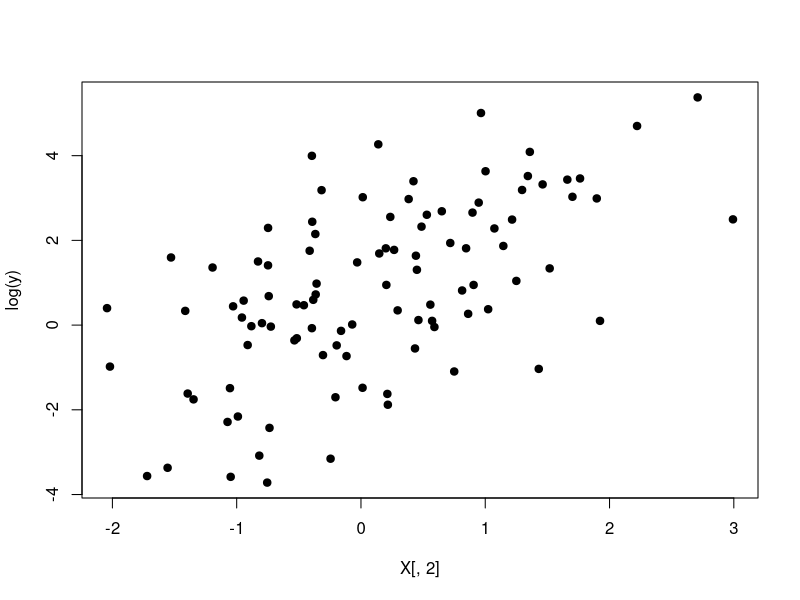
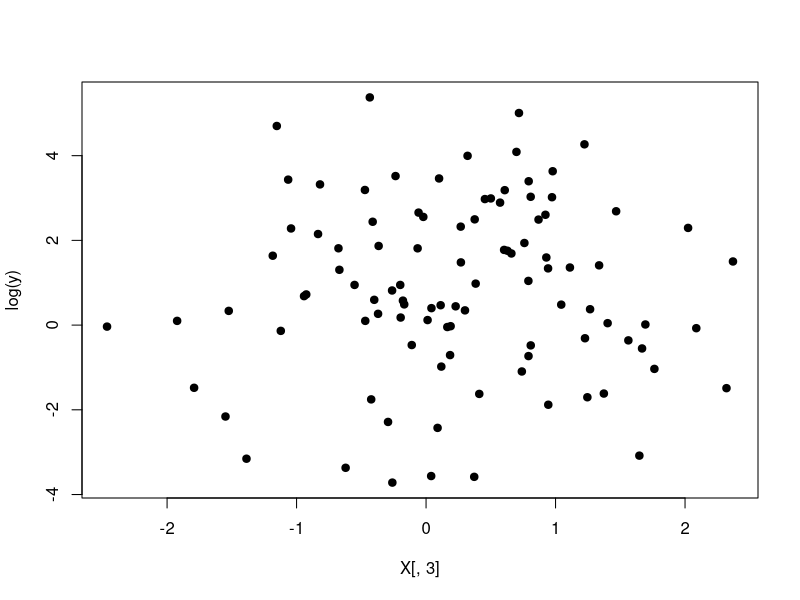
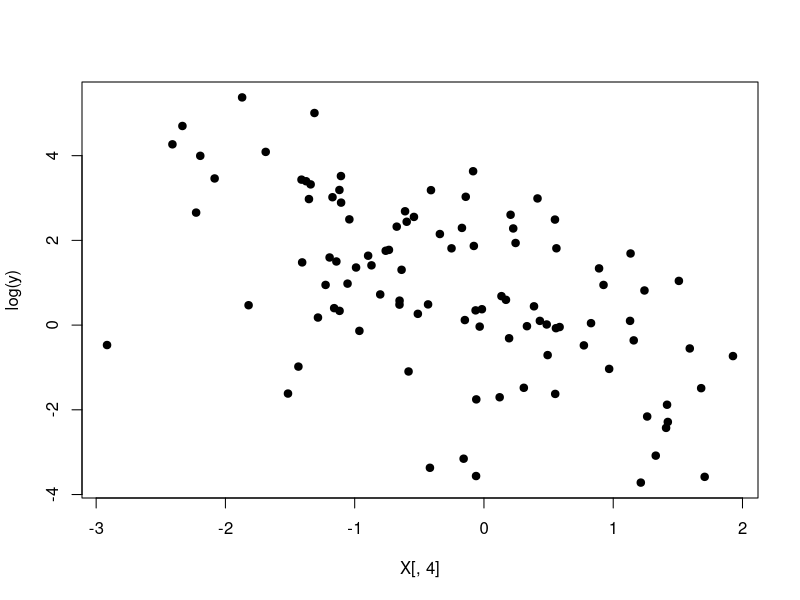

Write R code to recreate these figures, in order.
# Simulate exponential regression data
n = 100
p = 3 
X = matrix(rnorm(n*p), n, p)
X = cbind(1,X)
betaVect = c(1, 1, 0.5, -1)
mu = exp( X %*% betaVect ) # X %*% betaVect give vector, element i, x_i'*betaVect
y = rexp(n, rate = 1/mu)

# Plot features against log(y), since mean is exp(x'beta)
plot(X[,2], log(y), pch = 19)
plot(X[,3], log(y), pch = 19)
plot(X[,4], log(y), pch = 19)

logLikExpReg = function(betaVect, y, X){
  mu = exp(X %*% betaVect)
  logLik = sum(dexp(y, rate = 1/mu, log = TRUE))
  return(logLik)
}

# Now we find the MLE
lmfit = lm(log(y) ~ 0 + X)
roughBetaHat = lmfit$coefficients
initVal = roughBetaHat
optRes = optim(initVal, logLikExpReg, gr = NULL, y, X, method = "BFGS",
               control = list(fnscale = -1), hessian = TRUE)
betaHat = optRes$par
optRes$par

optRes$hessian # matrix 4 x 4 of second partial derivates
covBetaHat = -solve(optRes$hessian) # -inv(Hessian)
varianceBetaHat = diag(covBetaHat)
stdBetaHat = sqrt(varianceBetaHat)
betaHat - 1.96*stdBetaHat
betaHat + 1.96*stdBetaHat

